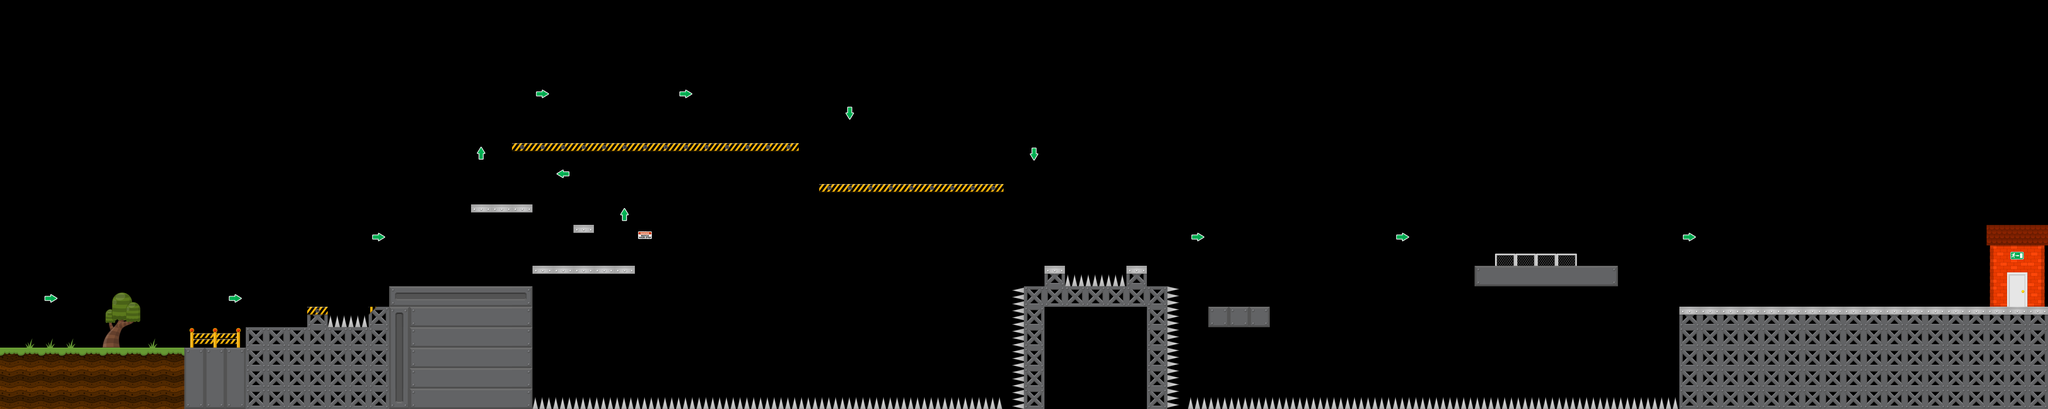

This game map was drawn from its Tiled (.tmx) file and the tilesets committed beside it. A one-line description and the trimmed map source follow:
An orthogonal 100x20 tile map with 64x64 px tiles, 4 tile layers (fixos, sinais, porta_janelas, spikes), 1 hidden layer not drawn and 8 objects (ramp, collision, caixa_cinzenta, spikes2, spikes1, ...).

<map version="1.9" tiledversion="1.9.2" orientation="orthogonal" renderorder="right-down" width="100" height="20" tilewidth="64" tileheight="64" infinite="0" nextlayerid="18" nextobjectid="36">
 <editorsettings>
  <export target="cidade1.json" format="json" />
 </editorsettings>
 <tileset firstgid="1" name="tilesCidade2" tilewidth="64" tileheight="64" tilecount="100" columns="20">
  <image source="Tileset.png" width="1280" height="320" />
  <tile id="0">
   <objectgroup draworder="index" id="3">
    <object id="5" class="ramp" x="1" y="64">
     <polygon points="-0.333333,-0.333333 63.3333,-63 62.6667,-0.666667" />
    </object>
   </objectgroup>
  </tile>
  <tile id="55">
   <objectgroup draworder="index" id="3">
    <object id="2" class="collision" x="0.501253" y="25.6642" width="59.3484" height="37.8947" />
   </objectgroup>
  </tile>
  <tile id="93">
   <objectgroup draworder="index" id="2">
    <object id="1" x="12.0301" y="9.12281" width="41.1028" height="54.4361" />
   </objectgroup>
  </tile>
  <tile id="95">
   <objectgroup draworder="index" id="2">
    <object id="1" name="caixa_cinzenta" x="10.2256" y="18.8471" width="45.0125" height="44.7118" />
   </objectgroup>
  </tile>
 </tileset>
 <imagelayer id="13" name="fundo" visible="0">
  <image source="../../backgrounds/cidade1.jpg" width="3540" height="1377" />
 </imagelayer>
 <layer id="1" name="fixos" width="100" height="20">
  <properties>
   <property name="collide" type="bool" value="true" />
  </properties>
  <data>[2000 cells, 259 non-empty, 21 distinct tile ids]</data>
 </layer>
 <layer id="7" name="sinais" width="100" height="20">
  <data>[2000 cells, 55 non-empty, 28 distinct tile ids]</data>
 </layer>
 <layer id="8" name="porta_janelas" width="100" height="20">
  <data>[2000 cells, 3 non-empty, 3 distinct tile ids]</data>
 </layer>
 <layer id="15" name="spikes" width="100" height="20">
  <data>[2000 cells, 52 non-empty, 1 distinct tile ids]</data>
 </layer>
 <objectgroup id="14" name="picos">
  <object id="25" name="spikes2" x="3308" y="860" width="120" height="32" />
  <object id="33" name="spikes1" x="1028" y="984" width="120" height="32" />
  <object id="34" name="spikes3" x="3434" y="860" width="120" height="32" />
 </objectgroup>
 <objectgroup id="17" name="porta">
  <object id="35" name="porta" x="6274" y="852" width="60" height="104">
   <properties>
    <property name="door" type="bool" value="true" />
   </properties>
  </object>
 </objectgroup>
</map>
